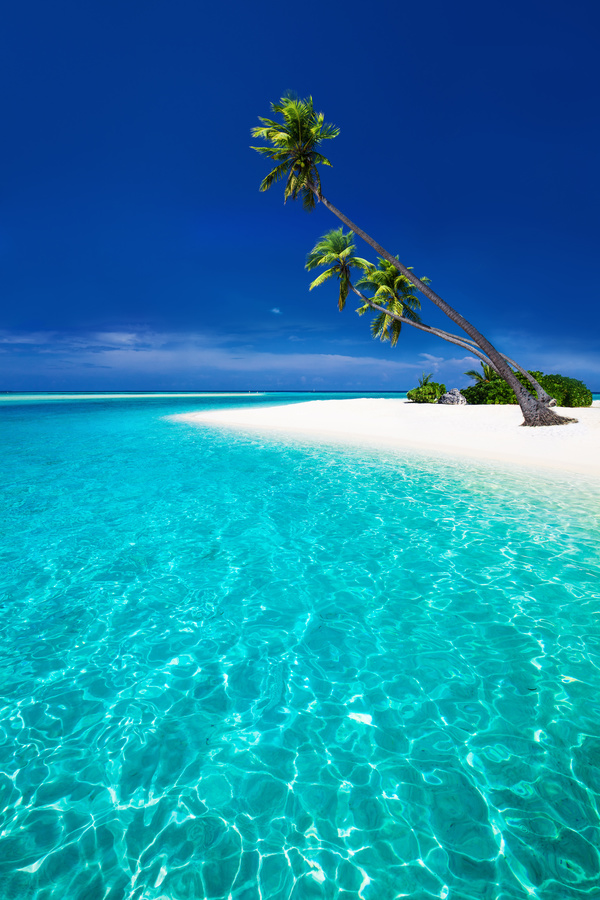
#> input picture data/beach-blue.jpg, 600 x 900 px
$ jupyter execute 2_Color_Models.ipynb
#> lines starting #> are read from the running program, lines starting #| are printed output that depends on the picture
[cell 1]
import cv2  # OpenCV for image processing
import numpy as np  # NumPy for numerical operations
import seaborn as sns  # Seaborn for enhanced plotting
import matplotlib.pyplot as plt  # Matplotlib for visualization

# Load the image in BGR format (default format for OpenCV)
image = cv2.imread('./data/beach-blue.jpg')
#> image is the input picture: shape (900, 600, 3); mean B, G, R 171.4, 135.3, 24

# Convert the BGR image to HSV format for easier analysis of color properties
image_hsv = cv2.cvtColor(image, cv2.COLOR_BGR2HSV)
#> image_hsv: shape (900, 600, 3); mean H, S, V 95.8, 225.8, 173.9

# Calculate the histogram for the Hue channel
# [0] specifies the channel index (Hue channel), [180] is the number of bins, and [0, 180] is the range for Hue
hue_hist = cv2.calcHist([image_hsv], [0], None, [180], [0, 180]).flatten()
#> hue_hist = 180 values, max 92267 at index 109, min 0 at index 151, mean 3000

# Calculate the histogram for the Saturation channel
# [1] specifies the channel index (Saturation channel), [256] is the number of bins, and [0, 256] is the range for Saturation
saturation_hist = cv2.calcHist([image_hsv], [1], None, [256], [0, 256]).flatten()
#> saturation_hist = 256 values, max 106873 at index 255, min 6 at index 1, mean 2109.4

# Calculate the histogram for the Value channel
# [2] specifies the channel index (Value channel), [256] is the number of bins, and [0, 256] is the range for Value
value_hist = cv2.calcHist([image_hsv], [2], None, [256], [0, 256]).flatten()
#> value_hist = 256 values, max 12870 at index 132, min 0 at index 0, mean 2109.4

# Set Seaborn's visual style for the plots
# "whitegrid" adds a grid background, and "muted" palette gives soft colors
sns.set(style="whitegrid", palette="muted", font_scale=1.2)

# Create a figure for plotting and set its size (16x6 inches)
plt.figure(figsize=(16, 6))

# Plot the Hue histogram
plt.subplot(1, 3, 1)  # Create the first subplot (1 row, 3 columns, first plot)
sns.lineplot(x=np.arange(180), y=hue_hist, color='orange')  # Line plot for the Hue histogram
plt.title('Hue Histogram', fontsize=14, fontweight='bold')  # Title for the plot
plt.xlabel('Hue Value', fontsize=12)  # Label for the x-axis
plt.ylabel('Frequency', fontsize=12)  # Label for the y-axis
plt.grid(True)  # Enable grid for better readability

# Plot the Saturation histogram
plt.subplot(1, 3, 2)  # Create the second subplot (1 row, 3 columns, second plot)
sns.lineplot(x=np.arange(256), y=saturation_hist, color='green')  # Line plot for the Saturation histogram
plt.title('Saturation Histogram', fontsize=14, fontweight='bold')  # Title for the plot
plt.xlabel('Saturation Value', fontsize=12)  # Label for the x-axis
plt.ylabel('Frequency', fontsize=12)  # Label for the y-axis
plt.grid(True)  # Enable grid for better readability

# Plot the Value histogram
plt.subplot(1, 3, 3)  # Create the third subplot (1 row, 3 columns, third plot)
sns.lineplot(x=np.arange(256), y=value_hist, color='blue')  # Line plot for the Value histogram
plt.title('Value (Brightness) Histogram', fontsize=14, fontweight='bold')  # Title for the plot
plt.xlabel('Value (Brightness)', fontsize=12)  # Label for the x-axis
plt.ylabel('Frequency', fontsize=12)  # Label for the y-axis
plt.grid(True)  # Enable grid for better readability

# Adjust the layout to ensure subplots are properly spaced
plt.tight_layout()

# Display the plots
plt.show()
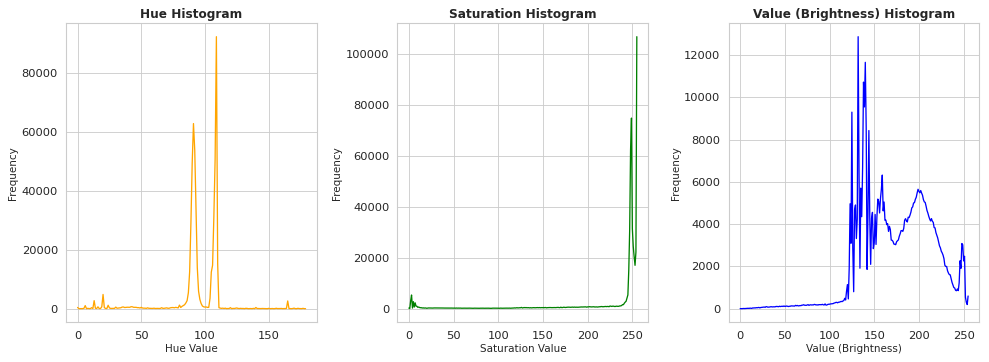
#> figure drawn by matplotlib, 3 panels; panel 1: curve peaks at x = 109, y = 92267; panel 2: curve peaks at x = 255, y = 106873; panel 3: curve peaks at x = 132, y = 12870
